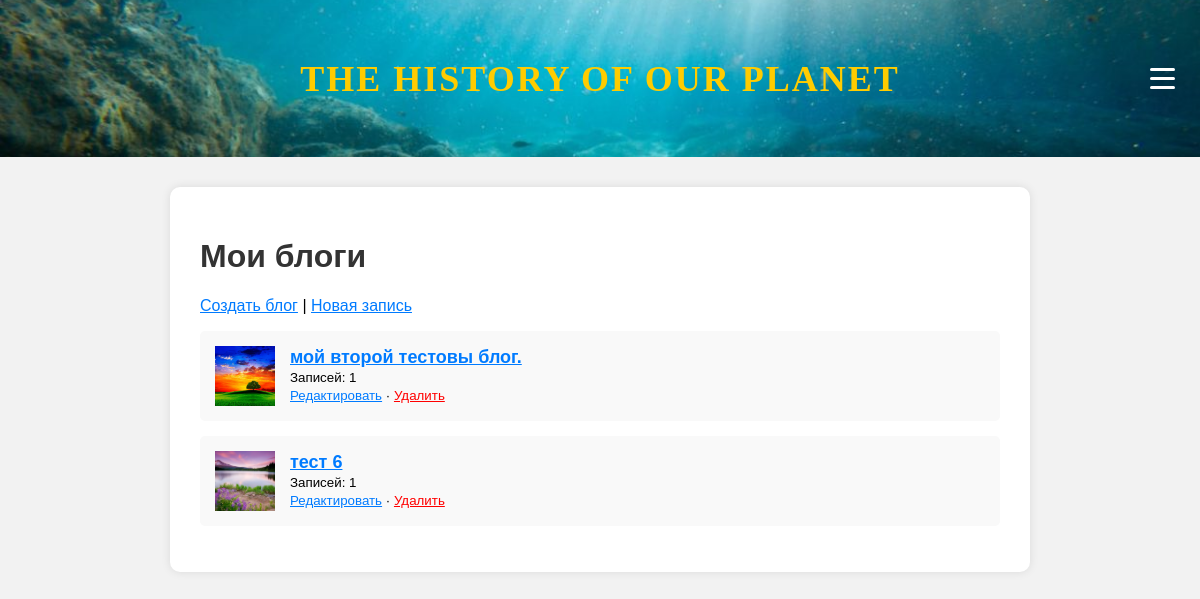
Screenshot of /my/blogs/ (signed in) with the database file from the repository.
### blogs/models.py (models this page shows, shortened)
class Blog(models.Model):
    owner = models.ForeignKey(
        settings.AUTH_USER_MODEL,
        on_delete=models.CASCADE,
        related_name="blogs",
        verbose_name="Владелец",
    )
    title = models.CharField("Название", max_length=200)
    slug = models.SlugField("Слаг", unique=True, blank=True)
    description = models.TextField("Описание", blank=True)
    image = models.ImageField("Картинка", upload_to="blog_images/", blank=True, null=True)
    REGION_CHOICES = [
    ("africa", "Африка"),
    ("australia", "Австралия"),
    ("america", "Америка"),
    ("europe", "Европа"),
    ("antarctica", "Антарктика"),
     ]
    region = models.CharField("Тема", max_length=20, choices=REGION_CHOICES, blank=True, default="")
    created_at = models.DateTimeField(auto_now_add=True)
    def get_absolute_url(self):
        return reverse("blogs:blog_detail", kwargs={"slug": self.slug})
    class Meta:
        verbose_name = "Блог"
        verbose_name_plural = "Блоги"

### blogs/views.py (the view)
# urls.py: path("my/blogs/", views.MyBlogsView.as_view(), name="my_blogs"),
class MyBlogsView(LoginRequiredMixin, ListView):
    model = Blog
    template_name = "blogs/my_blogs.html"
    context_object_name = "my_blogs"
    def get_queryset(self):
        return Blog.objects.filter(owner=self.request.user)

### templates/blogs/my_blogs.html
{% extends "base.html" %}
{% block content %}
<h1>Мои блоги</h1>
<p style="margin-bottom: 15px;">
    <a href="{% url 'blogs:blog_create' %}">Создать блог</a> |
    <a href="{% url 'blogs:post_create' %}">Новая запись</a>
</p>
{% if my_blogs %}
    <ul>
        {% for blog in my_blogs %}
            <li style="display: flex; align-items: center; gap: 15px; margin-bottom: 15px;">
                {% if blog.image %}
                    <img src="{{ blog.image.url }}" alt="{{ blog.title }}" style="width: 60px; height: 60px; object-fit: cover;">
                {% else %}
                    <div style="width: 60px; height: 60px; background-color: #ddd;"></div>
                {% endif %}
                <div>
                    <a href="{{ blog.get_absolute_url }}" style="font-size: 18px; font-weight: bold;">{{ blog.title }}</a>
                    <br>
                    <small>Записей: {{ blog.posts.count }}</small>
                    <br>
                    <small><a href="{% url 'blogs:blog_edit' blog.slug %}">Редактировать</a> · <a href="{% url 'blogs:blog_delete' blog.slug %}" style="color: red;">Удалить</a></small>
                </div>
            </li>
        {% endfor %}
    </ul>
{% else %}
    <p>У вас пока нет блогов. <a href="{% url 'blogs:blog_create' %}">Создать блог</a></p>
{% endif %}
{% endblock %}

### rows the page displays
Blog: image (picture), title "мой второй тестовы блог.", posts.count "1"
Blog: image (picture), title "тест 6", posts.count "1"
